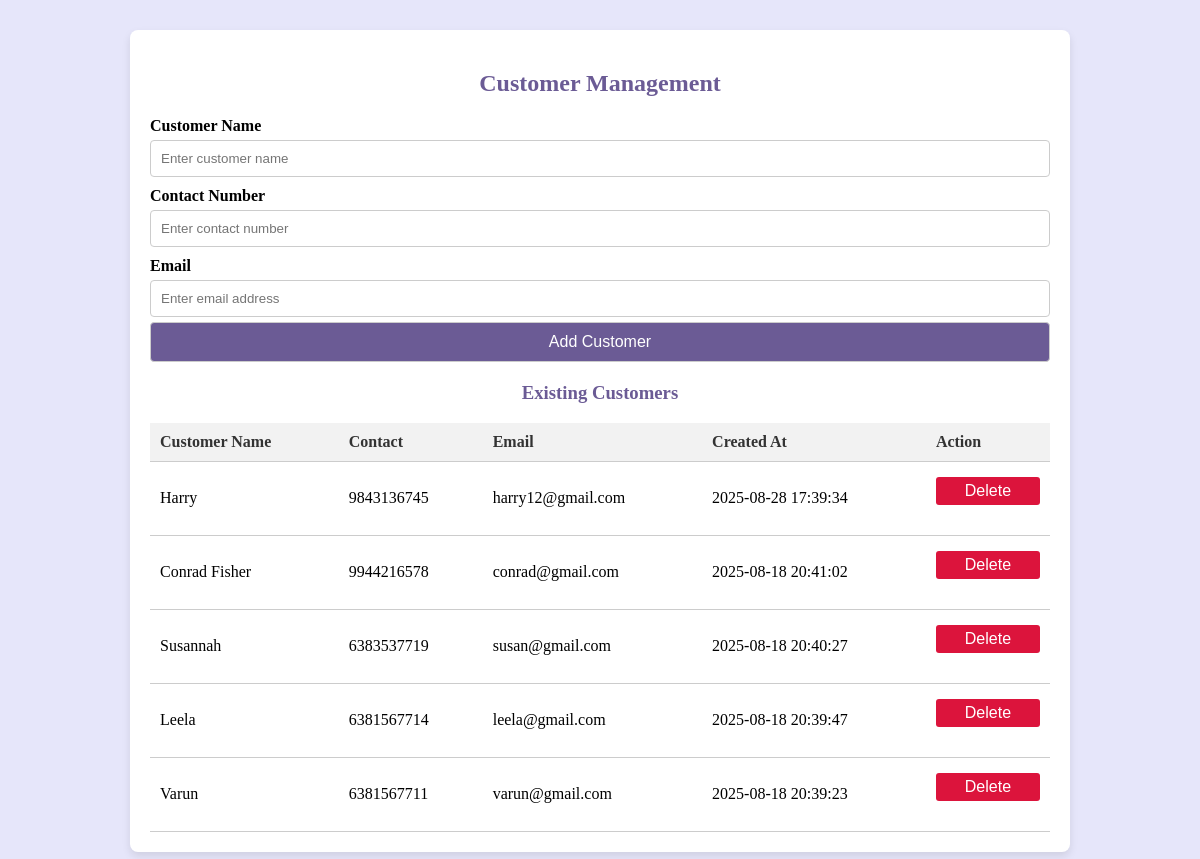
Screenshot of /customers (signed in) with the database file from the repository.
### tables this page shows
CREATE TABLE customers (
            id INTEGER PRIMARY KEY AUTOINCREMENT,
            customer_name TEXT NOT NULL,
            contact_number TEXT NOT NULL,
            email TEXT NOT NULL,
            created_at TIMESTAMP DEFAULT CURRENT_TIMESTAMP NOT NULL
        );

### app.py (the view, shortened to what this page needs)
@app.route("/customers", methods=["GET", "POST"])
@login_required()
def customers():
    conn = get_db_connection()
    cursor = conn.cursor()
    cursor.execute("SELECT * FROM customers ORDER BY id DESC")
    customers_list = cursor.fetchall()
    conn.close()
    return render_template("customers.html", customers=customers_list)

### app.py (called while the page is built)
def get_db_connection():
    conn = sqlite3.connect('shelfsmart.db')
    conn.row_factory = sqlite3.Row
    return conn

def login_required(*role):  # accepts any number of roles
    def decorator(f):
        @wraps(f)
        def decorated_function(*args, **kwargs):
            if "user_id" not in session:
                flash("Please log in to access this page.", "error")
                return redirect(url_for("login"))
            if role:
                user_role = session.get("role")
                if user_role not in role:
                    flash("You do not have permission to access this page.", "error")
                    return redirect(url_for("dashboard"))
            return f(*args, **kwargs)
        return decorated_function
    return decorator

@app.before_request
def make_session_permanent():
    session.permanent = False # Session lasts until browser is closed

### templates/customers.html (shortened to what this page needs)
<!DOCTYPE html>
<html lang="en">
<head>
</head>
<body>
    <div class="container">
        <h2>Customer Management</h2>
        <form method="POST" action="{{ url_for('customers') }}">
            <label>Customer Name</label>
            <input type="text" name="customer_name" placeholder="Enter customer name" required>
            <label>Contact Number</label>
            <input type="text" name="contact_number" placeholder="Enter contact number">
            <label>Email</label>
            <input type="email" name="email" placeholder="Enter email address">
            <button type="submit">Add Customer</button>
        </form>
        <h3>Existing Customers</h3>
        <div class="table-wrapper">
            <table>
                <thead>
                    <tr>
                        <th>Customer Name</th>
                        <th>Contact</th>
                        <th>Email</th>
                        <th>Created At</th>
                        <th>Action</th>
                    </tr>
                </thead>
                <tbody>
                    {% for customer in customers %}
                    <tr>
                        <td>{{ customer['customer_name'] }}</td>
                        <td>{{ customer['contact_number'] }}</td>
                        <td>{{ customer['email'] }}</td>
                        <td>{{ customer['created_at'] }}</td>
                        <td>
                            <form method="POST" action="{{ url_for('delete_customer', id=customer['id']) }}" onsubmit="return confirm('Are you sure you want to delete this customer?');">
                                <button type="submit" class="action-btn">Delete</button>
                            </form>
                        </td>
                    </tr>
                    {% endfor %}
                </tbody>
            </table>
        </div>
    </div>
</body>
</html>

### templates/customers.html (style rules this page uses)
body { font-family: Cambria, Cochin, Georgia, Times, 'Times New Roman', serif; background-color: rgb(230, 230, 250); margin: 0; padding: 0; }
.container { width: 90%; max-width: 900px; margin: 30px auto; background: white; padding: 20px; border-radius: 8px; box-shadow: 0 4px 8px rgba(0,0,0,0.1); }
h2, h3 { text-align: center; color: #6b5b95; }
form { margin-bottom: 20px; }
label { display: block; margin-top: 10px; font-weight: bold; }
input, button { width: 100%; padding: 10px; margin-top: 5px; border: 1px solid #ccc; border-radius: 4px; box-sizing: border-box; }
button { background-color: #6b5b95; color: white; font-size: 16px; cursor: pointer; }
.table-wrapper { overflow-x: auto; margin-top: 15px; }
table { width: 100%; border-collapse: collapse; min-width: 600px; }
th, td { padding: 10px; border-bottom: 1px solid #ccc; text-align: left; }
th { background-color: #f2f2f2; color: #333; }
.action-btn { background: crimson; color: white; padding: 5px 10px; border: none; border-radius: 3px; cursor: pointer; }

### rows the page displays
customers: customer_name "Harry", contact_number "9843136745", email "harry12@gmail.com", created_at "2025-08-28 17:39:34"
customers: customer_name "Conrad Fisher", contact_number "9944216578", email "conrad@gmail.com", created_at "2025-08-18 20:41:02"
customers: customer_name "Susannah", contact_number "6383537719", email "susan@gmail.com", created_at "2025-08-18 20:40:27"
customers: customer_name "Leela", contact_number "6381567714", email "leela@gmail.com", created_at "2025-08-18 20:39:47"
customers: customer_name "Varun", contact_number "6381567711", email "varun@gmail.com", created_at "2025-08-18 20:39:23"
